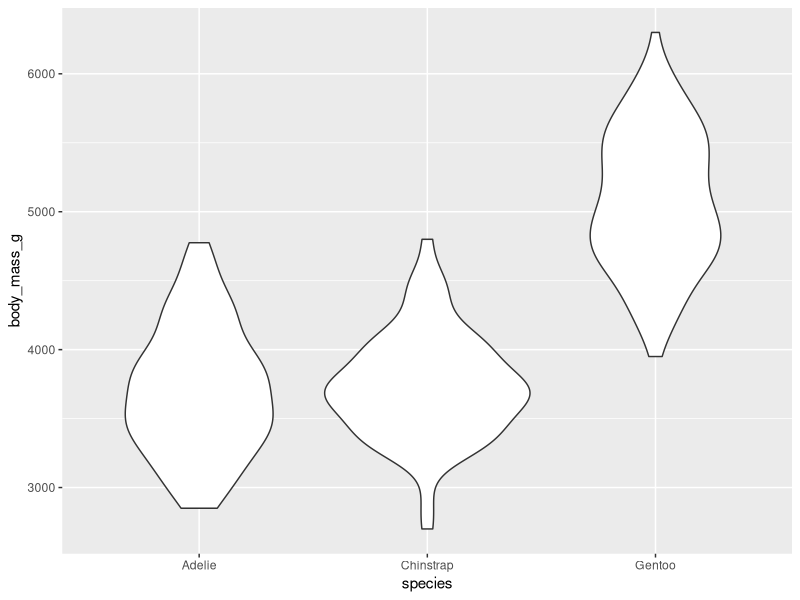
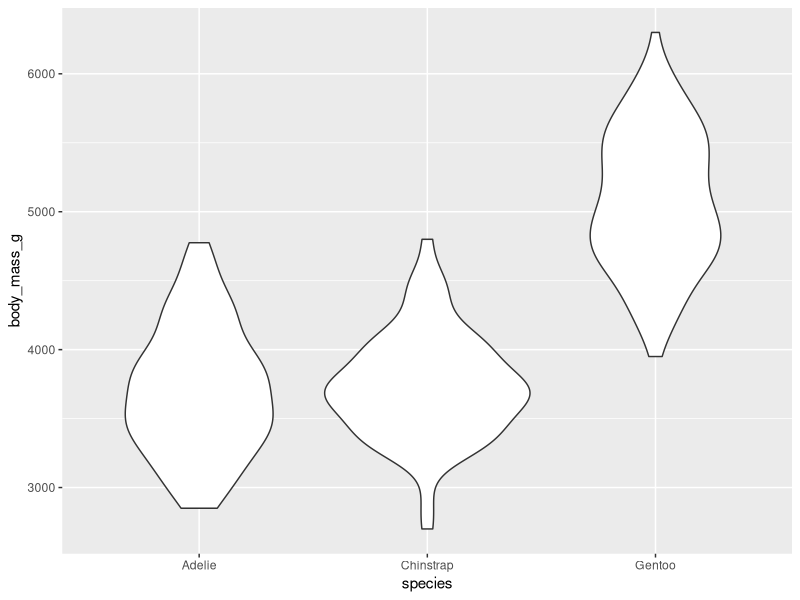

The R source for these figures, in order:

            library(ggplot2)
            library(palmerpenguins)
            built_answer <- tryCatch(
                {
                    set.seed(42)
                    ggplot(penguins, aes(x = species, y = body_mass_g)) + geom_violin()
                    suppressWarnings(
                        if (!file.exists("/sandbox/figures/body-mass_species_violin_answer.png")) {
                            ggsave(
                                width = 3,
                                height = 3,
                                "/sandbox/figures/body-mass_species_violin_answer.png"
                            )
                        }
                    )
                    suppressWarnings(
                        ggplot_build(last_plot())
                    )
                },
                error = function(e) {
                    'ERROR'
                }
            )
            built_submission <- tryCatch(
                {
                    set.seed(42)
                    ggplot(penguins, aes(x = species, y = body_mass_g)) + geom_violin()
                    suppressWarnings(
                        ggsave(
                            width = 3,
                            height = 3,
                            "figures/body-mass_species_violin_submission_command-a-plus.png"
                        )
                    )
                    suppressWarnings(
                        ggplot_build(last_plot())
                    )
                },
                error = function(e) {
                    'ERROR'
                }
            )
            cat(isTRUE(all.equal(built_answer, built_submission)))
        
